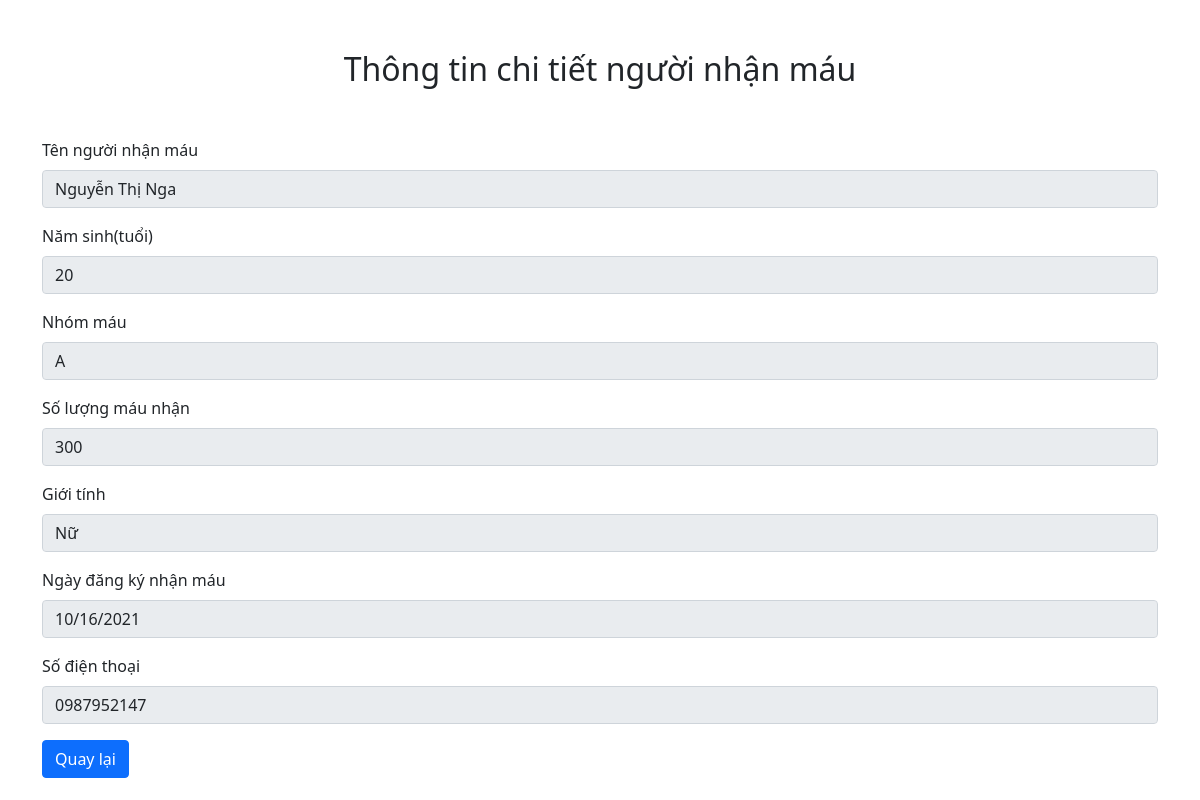
/view.php?reci_id=2, run on the app's committed database.
### tables this page shows
CREATE TABLE `recipient` (
  `reci_id` int(10) UNSIGNED NOT NULL,
  `reci_name` varchar(50) NOT NULL,
  `reci_age` int(11) DEFAULT NULL,
  `reci_bgrp` varchar(20) NOT NULL,
  `reci_bqnty` int(11) NOT NULL,
  `reci_sex` varchar(10) DEFAULT NULL,
  `reci_reg_date` date DEFAULT NULL,
  `reci_phno` varchar(15) DEFAULT NULL
);

### src/view.php (the view, shortened to what this page needs)
<!DOCTYPE html>
<html lang="en">
<head>
    <link rel="stylesheet" href="https://use.fontawesome.com/releases/v5.8.2/css/all.css" integrity="sha384-
    oS3vJWv+0UjzBfQzYUhtDYW+Pj2yciDJxpsK1OYPAYjqT085Qq/1cq5FLXAZQ7Ay">
    <link rel="stylesheet" href="https://pro.fontawesome.com/releases/v5.10.0/css/all.css" />
    <link href="https://cdn.jsdelivr.net/npm/bootstrap@5.1.1/dist/css/bootstrap.min.css" rel="stylesheet">
</head>
<body>
    <div class="container">
        <h2 style="text-align: center;margin-top : 50px">Thông tin chi tiết người nhận máu</h2>
        <?php
        $conn = mysqli_connect('localhost', 'root', '', 'blood_recipient');
        $reci_id = $_GET['reci_id'];
        $slt = mysqli_query($conn, "Select * from recipient where reci_id = '$reci_id'");
        if (mysqli_num_rows($slt) > 0) {
            $row = mysqli_fetch_assoc($slt);
        } else {
            header('index.php');
        }
        ?>
        <form action="" method="Post" style="margin-top: 50px;">
            <div class="mb-3">
                <label for="exampleInput" class="form-label">Tên người nhận máu</label>
                <input name="reci_name" value="<?php echo $row['reci_name'] ?>" type="text" class="form-control" id="exampleInput" readonly>
            </div>
            <div class="mb-3">
                <label for="exampleInput" class="form-label">Năm sinh(tuổi)</label>
                <input name="reci_age" value="<?php echo $row['reci_age'] ?>" type="text" class="form-control" id="exampleInput" readonly>
            </div>
            <div class="mb-3">
                <label for="exampleInput" class="form-label">Nhóm máu</label>
                <input name="reci_bgrp" value="<?php echo $row['reci_bgrp'] ?>" type="text" class="form-control" id="exampleInput" readonly>
            </div>
            <div class="mb-3">
                <label for="exampleInput" class="form-label">Số lượng máu nhận</label>
                <input name="reci_bqnty" value="<?php echo $row['reci_bqnty'] ?>" type="text" class="form-control" id="exampleInput" readonly>
            </div>
            <div class="mb-3">
                <label for="exampleInput" class="form-label">Giới tính</label>
                <input name="reci_sex" value="<?php echo $row['reci_sex'] ?>" type="text" class="form-control" id="exampleInput" readonly>
            </div>
            <div class="mb-3">
                <label for="exampleInput" class="form-label">Ngày đăng ký nhận máu</label>
                <input name="reci_reg_date" value="<?php echo $row['reci_reg_date'] ?>" type="date" class="form-control" id="exampleInput" readonly>
            </div>
            <div class="mb-3">
                <label for="exampleInput" class="form-label">Số điện thoại</label>
                <input name="reci_phno" value="<?php echo $row['reci_phno'] ?>" type="text" class="form-control" id="exampleInput" readonly>
            </div>
            <button type="submit" name="btn_return" class="btn btn-primary">Quay lại</button>
        </form>
    </div>
</body>
</html>

### data on the page
recipient: reci_name "Nguyễn Thị Nga", reci_age "20", reci_bgrp "A", reci_bqnty "300", reci_sex "Nữ", reci_reg_date "10/16/2021", reci_phno "0987952147"
